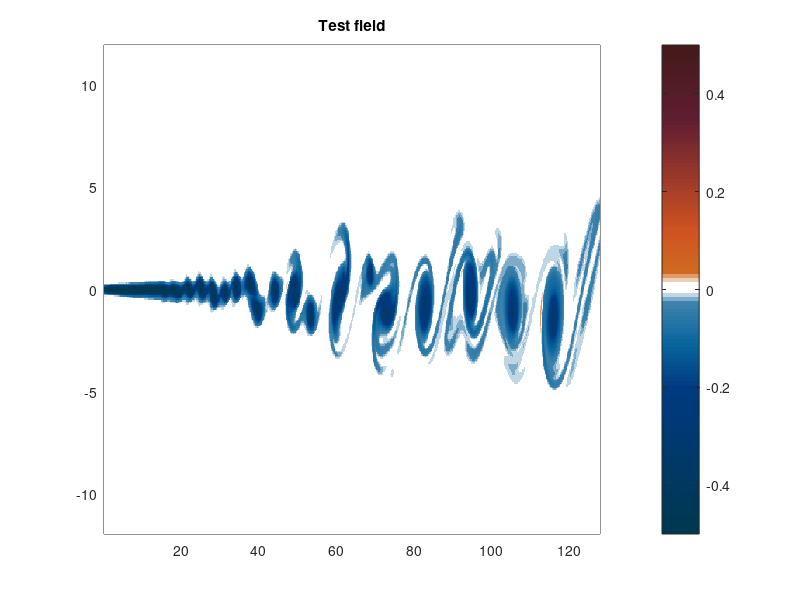
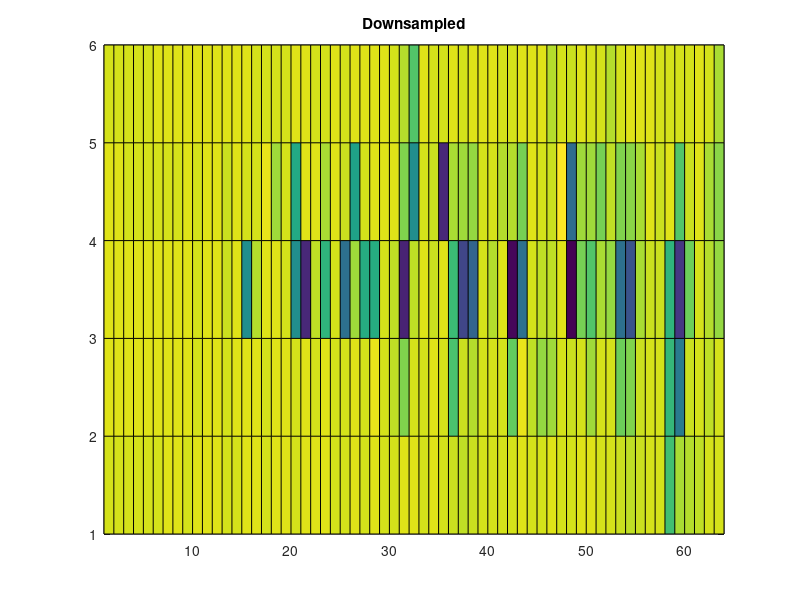
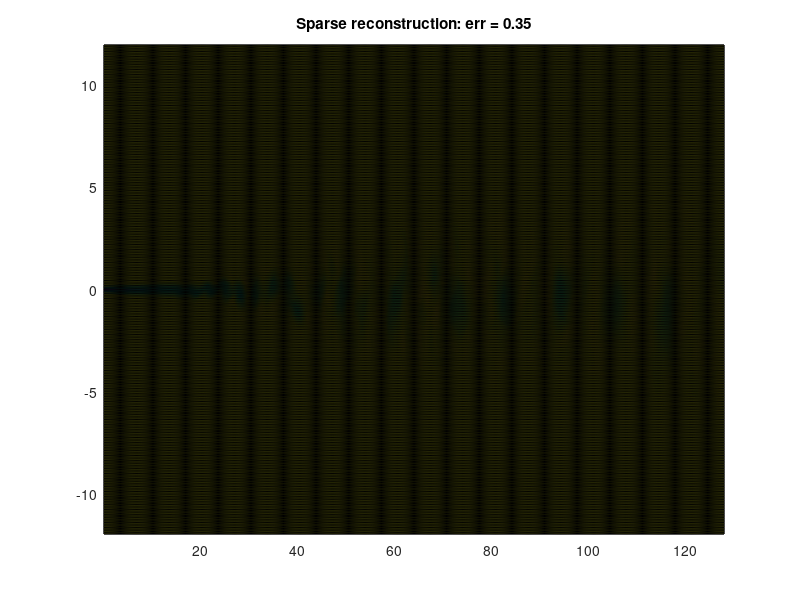
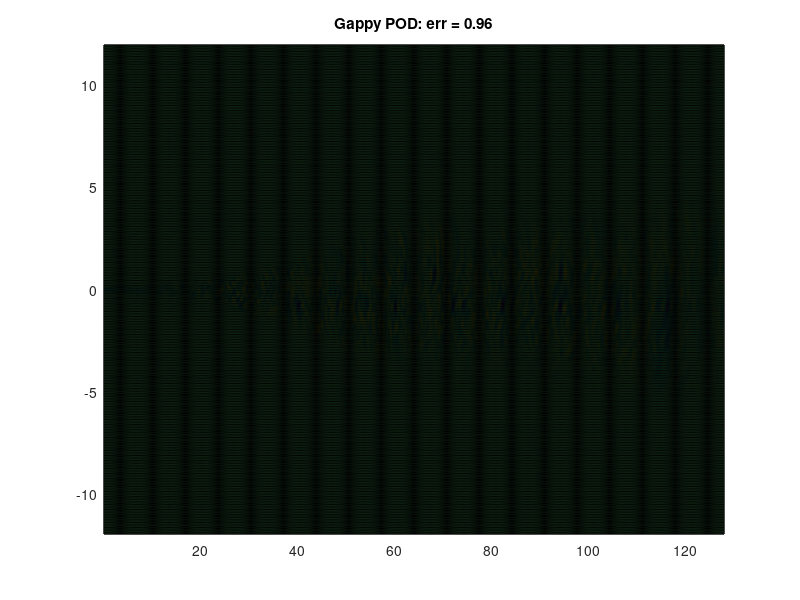

Recreate these plots in MATLAB, in order. (Note: this script raises an error after producing the figures.)
%% Plot downsampled reconstruction examples for the mixing layer
%
% Jared Callaham, 2018

clearvars -except SAVE_FIGS
close all;
% Load output from mixing-layer/ml_downsample.m
load('output/mixing-layer/downsampled_reconstructions.mat')


%% Plot results
figure(1)
pcolor(XX, YY, reshape(x, ny, nx)); hold on;
colorbar();
title('Test field')

figure(2);
pcolor(reshape(y, ny_small, nx_small))
title('Downsampled')

figure(3)
pcolor(XX, YY, reshape(x_hat, ny, nx));
title(sprintf('Sparse reconstruction: err = %0.2f', res))

figure(4)
pcolor(XX, YY, reshape(x_pod, ny, nx));
title(sprintf('Gappy POD: err = %0.2f', res_pod))


%% Format and save
labels = {'a', 'b', 'c', 'd'};
for i=1:4
    figure(i)
    colormap(flow.cmap); shading flat; caxis(flow.clim);
    set(gcf, 'Position', [100*i 200*i 960, 225])
    
    if i==2
        set(gcf, 'Position', [100*i 200*i 960 75])
    end
    
    if SAVE_FIGS
        name = sprintf('figs/FIG7_%s.png', labels{i});
        saveas(gcf, name);
    end
end